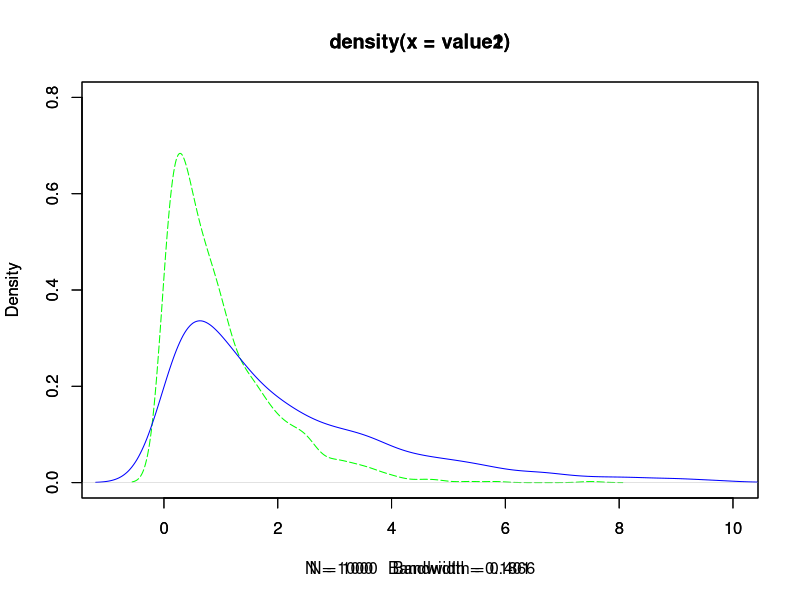

Write R code to recreate this figure.
# 乱数の分布クラスを使用した結果の出力を、図に変換するRスクリプト

# png形式で出力する
png("weibull_distribution.png")

# TSV形式になっている乱数の出力データを読み込む
x <- read.table("weibull_distribution.tsv")

# 1列ずつ抜き出す
value1 = x$V1
value2 = x$V2

# プロットとして出力
plot(density(value1), xlim=c(-1,10), ylim=c(0.0,0.8), lty="longdash", col=rgb(0,1,0))
par(new=T)
plot(density(value2), xlim=c(-1,10), ylim=c(0.0,0.8), col=rgb(0,0,1))
